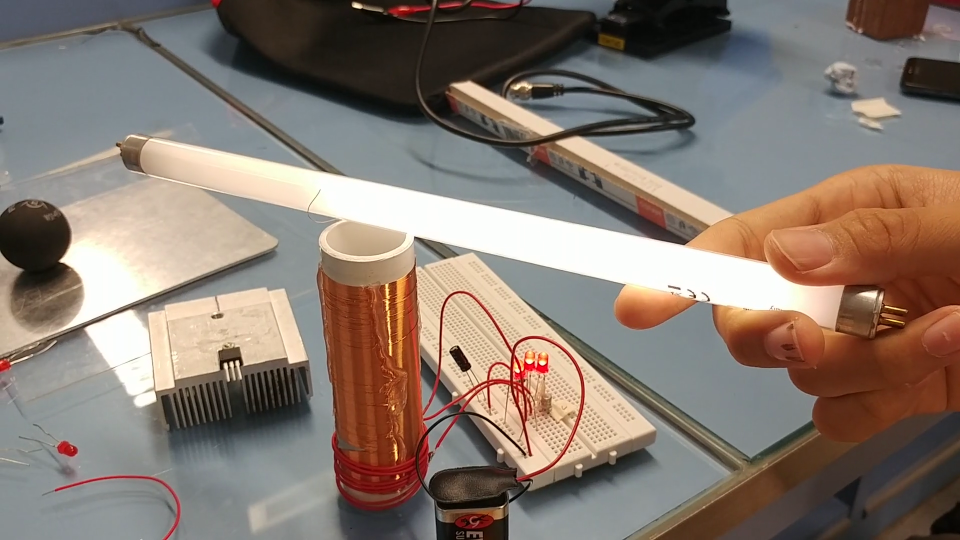
#> input picture frame 17 of OpenCV-Python-tutorials/tesla_coil.mp4, 1920 x 1080 px (shown at 1/2 size)
$ jupyter execute --allow-errors ocv_basics.ipynb   (shell and % lines are left out)
#> lines starting #> are read from the running program, lines starting #| are printed output that depends on the picture; after the words box and inside, x2 and y2 are one past the last pixel; in counts of white or black regions, pixels touching at a corner belong together
[cell 1]
import cv2
import numpy as np

Download sample files (if run this notebook on Google Colab)

# Read image from file

[cell 2]
img_path = "Lenna_(test_image).png"
img = cv2.imread(img_path)

cv2.imshow("Image from file", img)  # Display image
cv2.waitKey(0)                      # Wait forever until a key is pressed
cv2.destroyAllWindows()             # Close all windows, MUST use when run in Jupyter Notebook

# Read video from file

[cell 3]
video_path = "tesla_coil.mp4"
cap = cv2.VideoCapture(video_path)

while True:
    success, img = cap.read()
#> img is the input picture: shape (1080, 1920, 3); mean B, G, R 111.2, 121, 134.9

    # success is None when no more frame (video ends)
    if success:
        cv2.imshow("Video from file", img)
        # cv2.waitKey(1) will wait for 1ms before moving on
        # Press 'q' to stop playback
        if cv2.waitKey(1) & 0xFF == ord('q'):
#> (key q is pressed here)
            break
    else:
        break

cap.release()
cv2.destroyAllWindows()

# Read video from webcam

[cell 4]
cap = cv2.VideoCapture(0)

# Set VideoCaptureProperties
# Width and Height
cap.set(3, 640)
cap.set(4, 480)
# See full list here: https://docs.opencv.org/master/d4/d15/group__videoio__flags__base.html#gaeb8dd9c89c10a5c63c139bf7c4f5704d

while True:
    success, img = cap.read()
    cv2.imshow("Video from webcam", img)
    if cv2.waitKey(1) & 0xFF == ord('q'):
#> (key q is pressed here)
        break

cv2.destroyAllWindows()

# Some Open-CV functions on images

[cell 5]
img_path = "Lenna_(test_image).png"
img = cv2.imread(img_path)

# Convert to grayscale
#> (the rest of this cell did not finish here and is left out)

# Resize and crop

[cell 6]
img_path = "Lenna_(test_image).png"
img = cv2.imread(img_path)
cv2.imshow("Original", img)

# Resize (width, height)
#> (the rest of this cell did not finish here and is left out)

# Draw shapes and text

[cell 7]
img = np.zeros((512,512,3), np.uint8)

cv2.line(img, (0,0), (300,300), (255, 0, 0), 2)
cv2.rectangle(img, (100,100), (200,200), (0, 255, 0), 1)
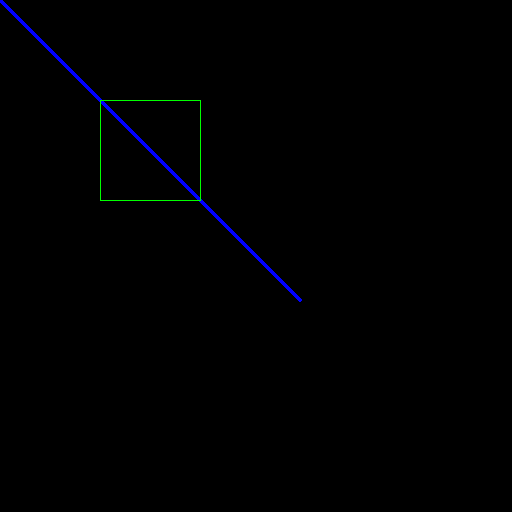
#> img: shape (512, 512, 3); mean B, G, R 1.5, 0.4, 0
cv2.putText(img, "Open-CV", (300,200), cv2.FONT_HERSHEY_COMPLEX, 0.5, (255, 255, 255), 1)
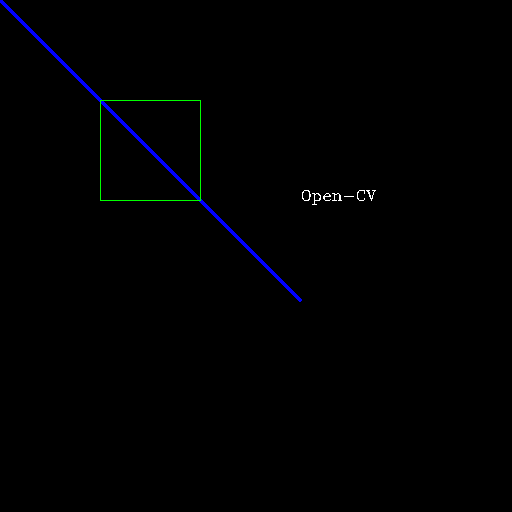
#> img: shape (512, 512, 3); 0.08% of pixels changed, all inside (x1, y1, x2, y2) = (302, 190, 376, 205)

cv2.imshow("Shapes", img)
cv2.waitKey(0)
cv2.destroyAllWindows()
